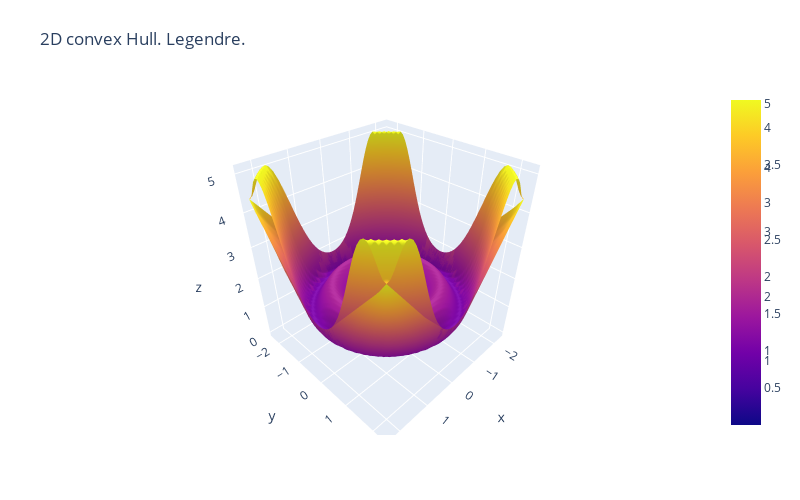

The cell this chart's notebook holds for it:
### Code cell
Xgrid, Ygrid = np.meshgrid(X,Y);

fig = go.Figure(data = [go.Surface(x = Xgrid, y = Ygrid, z = f(Xgrid, Ygrid)),
                        go.Surface(x = Xgrid, y = Ygrid, z = f_conv)])
fig.update_layout(title='2D convex Hull. Legendre.', autosize=False,
                  width=800, height=500,
                  margin=dict(l=65, r=50, b=65, t=90))
fig.show()

### Figure 1 — Plotly figure (JSON) as saved in the notebook; plotly's stock layout.template omitted (floating-point values rounded to 4 significant figures; data arrays with more than 128 entries replaced by an {"elided": "..."} marker saying what was removed)
{"data": [{"type": "surface", "x": {"elided": "50x50 float values"}, "y": {"elided": "50x50 float values"}, "z": {"elided": "50x50 float values"}}, {"type": "surface", "x": {"elided": "50x50 float values"}, "y": {"elided": "50x50 float values"}, "z": {"elided": "50x50 float values"}}], "layout": {"autosize": false, "height": 500, "margin": {"b": 65, "l": 65, "r": 50, "t": 90}, "title": {"text": "2D convex Hull. Legendre."}, "width": 800}}
